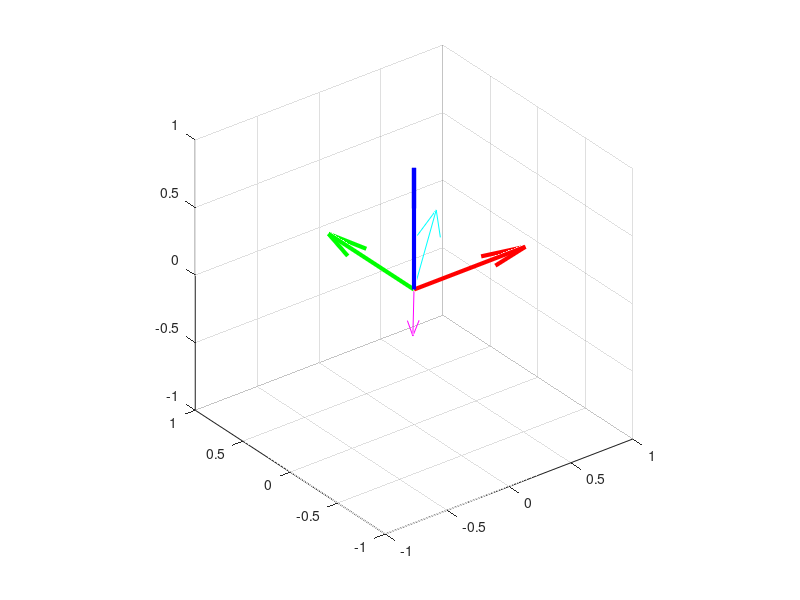

Source code (MATLAB):
close all;

magx = 6047;
magy = 8751;
magz = -31158;

mx = 47449;
my = 44803;
mz = 5682;

figure;
quiver3(0, 0, 0, 1, 0, 0, 'r', 'LineWidth', 3); hold on;
quiver3(0, 0, 0, 0, 1, 0, 'g', 'LineWidth', 3); hold on;
quiver3(0, 0, 0, 0, 0, 1, 'b', 'LineWidth', 3); hold on;

quiver3(0, 0, 0, magx/65535, magy/65535, magz/65535, 'm'); hold on;
quiver3(0, 0, 0, mx/65535, my/65535, mz/65535, 'c'); hold on;

xlim([-1 1]);
ylim([-1 1]);
zlim([-1 1]);
axis square;